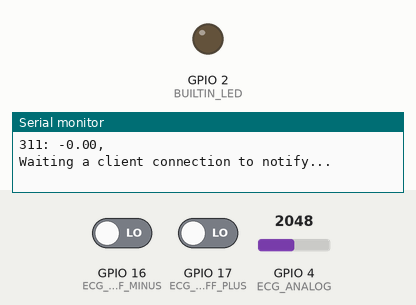
A program run on a simulated ESP32. Shown: output pins drawn as LEDs (lit = HIGH), the last lines printed to the serial monitor. Dashed ring = blinking. Inputs (shaded band) come from the test bench; at power-on: GPIO 16 (ECG_LEADOFF_MINUS) LOW, GPIO 17 (ECG_LEADOFF_PLUS) LOW, GPIO 4 (ECG_ANALOG) = 2048. Nothing arrives over Bluetooth unless stated; a phone connects over Bluetooth LE 3 s after start.

Above: at 1.6 s.
1.7 s: GPIO 16 (ECG_LEADOFF_MINUS) driven HIGH
7.7 s: GPIO 16 (ECG_LEADOFF_MINUS) driven LOW
At 8.7 s:
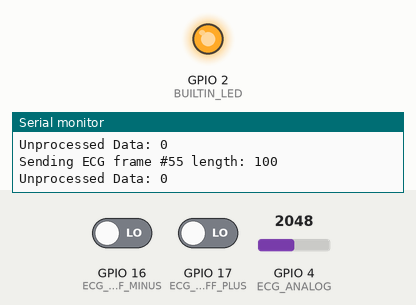
9.2 s: GPIO 17 (ECG_LEADOFF_PLUS) driven HIGH
At 10.1 s:
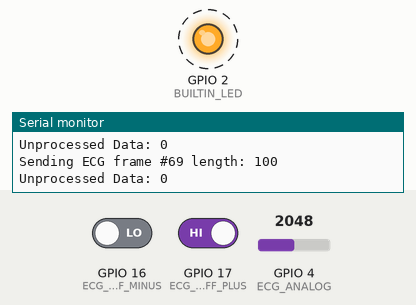
Timing chart, 0 to 13.2 s (numbered marks = the images above; inputs shaded):
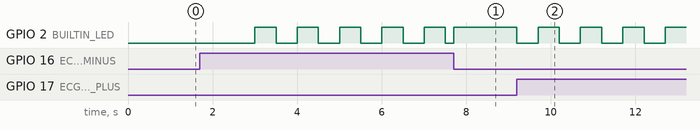

Measured:
- after the input at 9.2 s, GPIO 2 (BUILTIN_LED): alternates HIGH for 0.50 s and LOW for 0.50 s, starting at once
- by itself, GPIO 2 (BUILTIN_LED): alternates HIGH for 0.50 s and LOW for 0.50 s

The program:

main.cpp
```cpp
/*
  Developed with reference to the following:
  - ESP32 BLE Arduino: BLE UART

  Created by: Danny Ng - 2023
*/

#include <Arduino.h>
#include <BLEDevice.h>
#include <BLEServer.h>
#include <BLEUtils.h>
#include <BLE2902.h>

#include "NotchFilter.hpp"
#include "MovingAverage.hpp"
#include "SimpleQueue.hpp"
#include "FIR.hpp"

#define ECG_ANALOG 4
#define ECG_LEADOFF_MINUS 16
#define ECG_LEADOFF_PLUS 17

#define LeadOffCheck(pin) (digitalRead(pin) == HIGH)

#define BUILTIN_LED 2

#define ECG_SAMPLING_RATE 1000
#define ECG_SAMPLETIME_IN_MS (1000 / ECG_SAMPLING_RATE)
#define ECG_FRAME_SIZE 100 / ECG_SAMPLETIME_IN_MS

#define MOVING_AVERAGE_LENGTH 128

BLEServer *pServer = NULL;
BLECharacteristic *pTxCharacteristic;
bool deviceConnected = false;
bool oldDeviceConnected = false;

hw_timer_t *acquisitionTimer = NULL;

FIRCoefficients *movingAverageCoefficients = createMovingAverageCoefficients(MOVING_AVERAGE_LENGTH);
FIRCoefficients *notchFilterCoefficients = createNotchFilterCoefficients();

FIR movingAverageFilter(movingAverageCoefficients);
FIR notchFilter(notchFilterCoefficients);

#define BLE_DEVICE_NAME "ECG Serial BLE"

// Enable only 1 out of the following 3 options
// #define SHOW_NOTCH_FILTER_RESULT
// #define SHOW_MOVING_AVERAGE_RESULT
#define SHOW_RAW_RESULT

#define SERVICE_UUID "6E400001-B5A3-F393-E0A9-E50E24DCCA9E" // UART service UUID
#define CHARACTERISTIC_UUID_RX "6E400002-B5A3-F393-E0A9-E50E24DCCA9E"
#define CHARACTERISTIC_UUID_TX "6E400003-B5A3-F393-E0A9-E50E24DCCA9E"

class ECGBLEServerCallbacks : public BLEServerCallbacks
{
  void onConnect(BLEServer *pServer)
  {
    deviceConnected = true;
  };

  void onDisconnect(BLEServer *pServer)
  {
    deviceConnected = false;
  }
};

class ECGBLEReceiveCallbacks : public BLECharacteristicCallbacks
{
  void onWrite(BLECharacteristic *pCharacteristic)
  {
    std::string rxValue = pCharacteristic->getValue();

    // Show received data to serial. Not use for current code
    if (rxValue.length() > 0)
    {
      Serial.println("*********");
      Serial.print("Received Value: ");
      for (int i = 0; i < rxValue.length(); i++)
        Serial.print(rxValue[i]);

      Serial.println();
      Serial.println("*********");
    }
  }
};

bool isError = false;

SimpleQueue<int> ecgQueue(60);

bool isLeadOff()
{
  return LeadOffCheck(ECG_LEADOFF_MINUS) || LeadOffCheck(ECG_LEADOFF_PLUS);
}

void IRAM_ATTR onTimer()
{
  // Only start sampling if device is connected
  if (deviceConnected)
  {
    double value = analogRead(ECG_ANALOG);
    bool success = ecgQueue.enqueue(value);
  }
}

void setup()
{
  pinMode(ECG_LEADOFF_PLUS, INPUT);
  pinMode(ECG_LEADOFF_MINUS, INPUT);
  pinMode(BUILTIN_LED, OUTPUT);

  digitalWrite(BUILTIN_LED, LOW);

  Serial.begin(115200);

  // Create timer
  acquisitionTimer = timerBegin(0, 80, true);
  timerAttachInterrupt(acquisitionTimer, &onTimer, true);
  timerAlarmWrite(acquisitionTimer, ECG_SAMPLETIME_IN_MS * 1000, true);
  timerAlarmEnable(acquisitionTimer); // Just Enable

  // Create the BLE Device
  BLEDevice::init(BLE_DEVICE_NAME);

  // Create the BLE Server
  pServer = BLEDevice::createServer();
  pServer->setCallbacks(new ECGBLEServerCallbacks());

  // Create the BLE Service
  BLEService *pService = pServer->createService(SERVICE_UUID);

  // Create a BLE Characteristic
  pTxCharacteristic = pService->createCharacteristic(
      CHARACTERISTIC_UUID_TX,
      BLECharacteristic::PROPERTY_NOTIFY);

  pTxCharacteristic->addDescriptor(new BLE2902());

  BLECharacteristic *pRxCharacteristic = pService->createCharacteristic(
      CHARACTERISTIC_UUID_RX,
      BLECharacteristic::PROPERTY_WRITE);

  pRxCharacteristic->setCallbacks(new ECGBLEReceiveCallbacks());

  // Start the service
  pService->start();

  // Start advertising
  pServer->getAdvertising()->start();

  Serial.println("Moving Average Filter Coefficients:");
  for (int i = 0; i < movingAverageCoefficients->size(); i++)
  {
    Serial.print(i + 1);
    Serial.print(": ");
    Serial.print((*movingAverageCoefficients)[i]);
    if ((i + 1) % 10 == 0)
      Serial.println();
    else
      Serial.print(", ");
  }
  Serial.println();
  Serial.println("Notch Filter Coefficients:");
  for (int i = 0; i < notchFilterCoefficients->size(); i++)
  {
    Serial.print(i + 1);
    Serial.print(": ");
    Serial.print((*notchFilterCoefficients)[i]);
    if ((i + 1) % 10 == 0)
      Serial.println();
    else
      Serial.print(", ");
  }
  Serial.println();

  Serial.println("Waiting a client connection to notify...");
}

void loop()
{
  static int dataCount = 0;
  static int ecgFrameCount = 0;
  static unsigned long prevMillis = millis();
  static String dataToSend = "";

  if (deviceConnected)
  {
    if (isLeadOff())
    {
      // Blink LED if lead off
      unsigned long currentMillis = millis();
      if (currentMillis - prevMillis > 500)
      {
        digitalWrite(BUILTIN_LED, !digitalRead(BUILTIN_LED));
        prevMillis = currentMillis;
      }
    }
    else
      digitalWrite(BUILTIN_LED, HIGH);

    while (ecgQueue.size() > 0)
    {
      int ecgValue;
      ecgQueue.dequeue(ecgValue);

      double averageResult = movingAverageFilter.compute(ecgValue);
      double notchResult = notchFilter.compute(averageResult);
#ifdef SHOW_NOTCH_FILTER_RESULT
      dataToSend += String((int)notchResult) + "\n";
#endif
#ifdef SHOW_MOVING_AVERAGE_RESULT
      dataToSend += String((int)averageResult) + "\n";
#endif
#ifdef SHOW_RAW_RESULT
      dataToSend += String((int)ecgValue) + "\n";
#endif
      if (++dataCount == ECG_FRAME_SIZE)
        break;
    }

    if (dataCount == ECG_FRAME_SIZE)
    {
      pTxCharacteristic->setValue(dataToSend.c_str());
      pTxCharacteristic->notify();
      Serial.print("Sending ECG frame #");
      Serial.print(ecgFrameCount++);
      Serial.print(" length: ");
      Serial.println(dataCount);
      Serial.print("Unprocessed Data: ");
      Serial.println(ecgQueue.size());
      dataToSend = "";
      dataCount = 0;
    }
  }

  // disconnecting
  if (!deviceConnected && oldDeviceConnected)
  {
    delay(500);                     // give the bluetooth stack the chance to get things ready
    ecgQueue.clear();               // clear queue
    dataCount = 0;                  // reset data count
    ecgFrameCount = 0;              // reset frame count
    digitalWrite(BUILTIN_LED, LOW); // turn off LED
    pServer->startAdvertising();    // restart advertising
    Serial.println("start advertising");
    oldDeviceConnected = deviceConnected;
  }

  // connecting
  if (deviceConnected && !oldDeviceConnected)
  {
    oldDeviceConnected = deviceConnected;
  }
}
```
